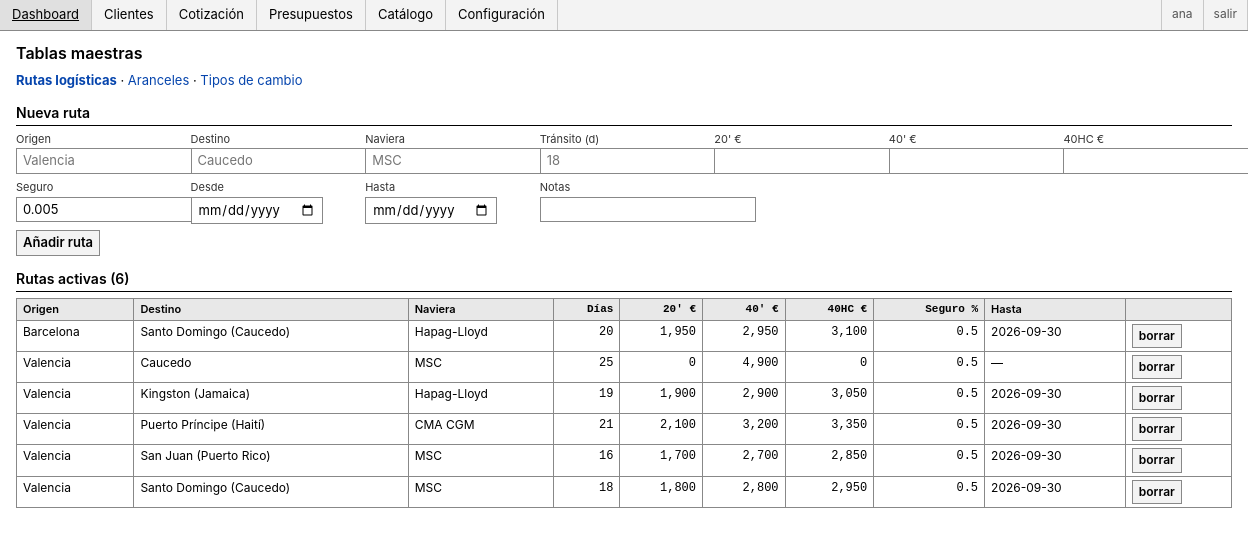
Screenshot of /masters (signed in) with the database file from the repository.
### tables this page shows
CREATE TABLE users (
            id INTEGER PRIMARY KEY AUTOINCREMENT,
            username TEXT UNIQUE NOT NULL,
            password_hash TEXT NOT NULL,
            role TEXT NOT NULL DEFAULT 'viewer',
            full_name TEXT,
            email TEXT,
            created_at TEXT NOT NULL
        );

CREATE TABLE shipping_routes (
            id INTEGER PRIMARY KEY AUTOINCREMENT,
            origin_port TEXT NOT NULL,
            destination_port TEXT NOT NULL,
            carrier TEXT,
            transit_days INTEGER,
            container_20_eur REAL,
            container_40_eur REAL,
            container_40hc_eur REAL,
            insurance_pct REAL DEFAULT 0.005,
            valid_from TEXT,
            valid_until TEXT,
            notes TEXT
        );

### app.py (the view, shortened to what this page needs)
@app.route('/masters', methods=['GET', 'POST'])
@login_required
def masters():
    db = get_db()
    tab = request.args.get('tab', 'shipping')
    shipping = db.execute('SELECT * FROM shipping_routes ORDER BY origin_port, destination_port').fetchall()
    customs  = db.execute('SELECT * FROM customs_rates ORDER BY country, hs_code').fetchall()
    fx       = db.execute('SELECT * FROM fx_rates ORDER BY base_currency, target_currency').fetchall()
    return render_template('masters.html', shipping=shipping, customs=customs, fx=fx, tab=tab)

### app.py (called while the page is built)
@login_manager.user_loader
def load_user(user_id):
    db = get_db()
    row = db.execute('SELECT * FROM users WHERE id = ?', (int(user_id),)).fetchone()
    if row:
        return User(row['id'], row['username'], row['role'])
    return None

def get_db() -> sqlite3.Connection:
    if 'db' not in g:
        g.db = sqlite3.connect(app.config['DATABASE'])
        g.db.row_factory = sqlite3.Row
    return g.db

@app.context_processor
def inject_now() -> dict[str, Any]:
    return {
        'current_year': datetime.now(timezone.utc).year,
        'stages': STAGES,
        'current_user': current_user,
    }

### templates/masters.html (shortened to what this page needs)
{% extends "base.html" %}
{% block content %}
<h1>Tablas maestras</h1>
<div style="margin:6px 0 12px 0;">
  <a href="?tab=shipping" {% if tab=='shipping' %}style="font-weight:bold;"{% endif %}>Rutas logísticas</a>
  · <a href="?tab=customs" {% if tab=='customs' %}style="font-weight:bold;"{% endif %}>Aranceles</a>
  · <a href="?tab=fx" {% if tab=='fx' %}style="font-weight:bold;"{% endif %}>Tipos de cambio</a>
</div>
{% if tab == 'shipping' %}
<h2>Nueva ruta</h2>
<form method="POST">
  <div class="row">
    <div><label>Origen</label><input name="origin_port" placeholder="Valencia" required></div>
    <div><label>Destino</label><input name="destination_port" placeholder="Caucedo" required></div>
    <div><label>Naviera</label><input name="carrier" placeholder="MSC"></div>
    <div><label>Tránsito (d)</label><input name="transit_days" type="number" placeholder="18"></div>
    <div><label>20' €</label><input name="container_20_eur" type="number" step="50"></div>
    <div><label>40' €</label><input name="container_40_eur" type="number" step="50"></div>
    <div><label>40HC €</label><input name="container_40hc_eur" type="number" step="50"></div>
    <div><label>Seguro</label><input name="insurance_pct" type="number" step="0.001" value="0.005"></div>
    <div><label>Desde</label><input name="valid_from" type="date"></div>
    <div><label>Hasta</label><input name="valid_until" type="date"></div>
    <div><label>Notas</label><input name="notes"></div>
  </div>
  <button type="submit" style="margin-top:6px;">Añadir ruta</button>
</form>
<h2>Rutas activas ({{ shipping|length }})</h2>
<table>
  <thead><tr><th>Origen</th><th>Destino</th><th>Naviera</th><th class="num">Días</th><th class="num">20' €</th><th class="num">40' €</th><th class="num">40HC €</th><th class="num">Seguro %</th><th>Hasta</th><th></th></tr></thead>
  <tbody>
  {% for r in shipping %}
  <tr>
    <td>{{ r.origin_port }}</td>
    <td>{{ r.destination_port }}</td>
    <td>{{ r.carrier or '—' }}</td>
    <td class="num">{{ r.transit_days }}</td>
    <td class="num">{{ "{:,.0f}".format(r.container_20_eur) }}</td>
    <td class="num">{{ "{:,.0f}".format(r.container_40_eur) }}</td>
    <td class="num">{{ "{:,.0f}".format(r.container_40hc_eur) }}</td>
    <td class="num">{{ "%.1f"|format(r.insurance_pct*100) }}</td>
    <td>{{ r.valid_until or '—' }}</td>
    <td>
      <form method="POST" class="inline" onsubmit="return confirm('¿Eliminar?')">
        <button type="submit">borrar</button>
      </form>
    </td>
  </tr>
  {% else %}
  <tr><td colspan="10" class="muted">Sin rutas</td></tr>
  {% endfor %}
  </tbody>
</table>
{% endif %}
{% endblock %}

### templates/base.html (shortened to what this page needs)
<!doctype html>
<html lang="es">
<head>
</head>
<body>
  <nav>
    <a href="{{ url_for('dashboard') }}">Dashboard</a>
    <a href="{{ url_for('crm') }}">Clientes</a>
    <a href="{{ url_for('quote') }}">Cotización</a>
    <a href="{{ url_for('presupuestos') }}">Presupuestos</a>
    <a href="{{ url_for('products') }}">Catálogo</a>
    <a href="{{ url_for('config') }}">Configuración</a>
    <span class="spacer"></span>
    {% if current_user and current_user.is_authenticated %}
      <span class="user">{{ current_user.username }}</span>
      <a href="{{ url_for('logout') }}" class="user">salir</a>
    {% endif %}
  </nav>
  <div class="wrap">
    {% block content %}{% endblock %}
  </div>
</body>
</html>

### templates/base.html (style rules this page uses)
* { box-sizing: border-box; }
html, body { margin:0; padding:0; background:#fff; color:#000; }
body { font-family: -apple-system, Segoe UI, Helvetica, Arial, sans-serif; font-size:13px; line-height:1.35; }
a { color:#0645ad; text-decoration:none; }
code, pre, .mono, td.num, th.num { font-family: ui-monospace, SFMono-Regular, Menlo, Consolas, monospace; }
nav { display:flex; gap:0; padding:0; background:#f3f3f3; border-bottom:1px solid #888; }
nav a { padding:6px 12px; color:#000; border-right:1px solid #c8c8c8; font-weight:normal; }
nav .spacer { flex:1; }
nav .user { padding:6px 10px; color:#555; border-left:1px solid #c8c8c8; font-size:12px; }
.wrap { padding:12px 16px; max-width:1600px; }
h1 { font-size:16px; font-weight:600; margin:0 0 8px 0; }
h2 { font-size:14px; font-weight:600; margin:14px 0 6px 0; border-bottom:1px solid #000; padding-bottom:2px; }
table { width:100%; border-collapse:collapse; font-size:12px; }
th, td { padding:3px 6px; border:1px solid #888; text-align:left; vertical-align:top; }
th { background:#e8e8e8; font-weight:600; font-size:11px; }
td.num, th.num { text-align:right; font-variant-numeric: tabular-nums; }
input, select, textarea, button { font:inherit; padding:3px 6px; border:1px solid #888; background:#fff; color:#000; border-radius:0; }
button { background:#f3f3f3; cursor:pointer; }
button[type=submit] { font-weight:600; }
form.inline { display:inline; }
.row { display:grid; grid-template-columns: repeat(auto-fit, minmax(160px, 1fr)); gap:6px; }
label { font-size:11px; color:#333; display:block; margin-bottom:2px; }

### rows the page displays
users: username "ana"
shipping_routes: origin_port "Barcelona", destination_port "Santo Domingo (Caucedo)", carrier "Hapag-Lloyd", transit_days "20", container_20_eur "1,950", container_40_eur "2,950", container_40hc_eur "3,100", r.insurance_pct*100 "0.5", valid_until "2026-09-30"
shipping_routes: origin_port "Valencia", destination_port "Caucedo", carrier "MSC", transit_days "25", container_20_eur "0", container_40_eur "4,900", container_40hc_eur "0", r.insurance_pct*100 "0.5", valid_until "—"
shipping_routes: origin_port "Valencia", destination_port "Kingston (Jamaica)", carrier "Hapag-Lloyd", transit_days "19", container_20_eur "1,900", container_40_eur "2,900", container_40hc_eur "3,050", r.insurance_pct*100 "0.5", valid_until "2026-09-30"
shipping_routes: origin_port "Valencia", destination_port "Puerto Príncipe (Haití)", carrier "CMA CGM", transit_days "21", container_20_eur "2,100", container_40_eur "3,200", container_40hc_eur "3,350", r.insurance_pct*100 "0.5", valid_until "2026-09-30"
shipping_routes: origin_port "Valencia", destination_port "San Juan (Puerto Rico)", carrier "MSC", transit_days "16", container_20_eur "1,700", container_40_eur "2,700", container_40hc_eur "2,850", r.insurance_pct*100 "0.5", valid_until "2026-09-30"
shipping_routes: origin_port "Valencia", destination_port "Santo Domingo (Caucedo)", carrier "MSC", transit_days "18", container_20_eur "1,800", container_40_eur "2,800", container_40hc_eur "2,950", r.insurance_pct*100 "0.5", valid_until "2026-09-30"

### other values shown
{{ shipping|length }} "6"
